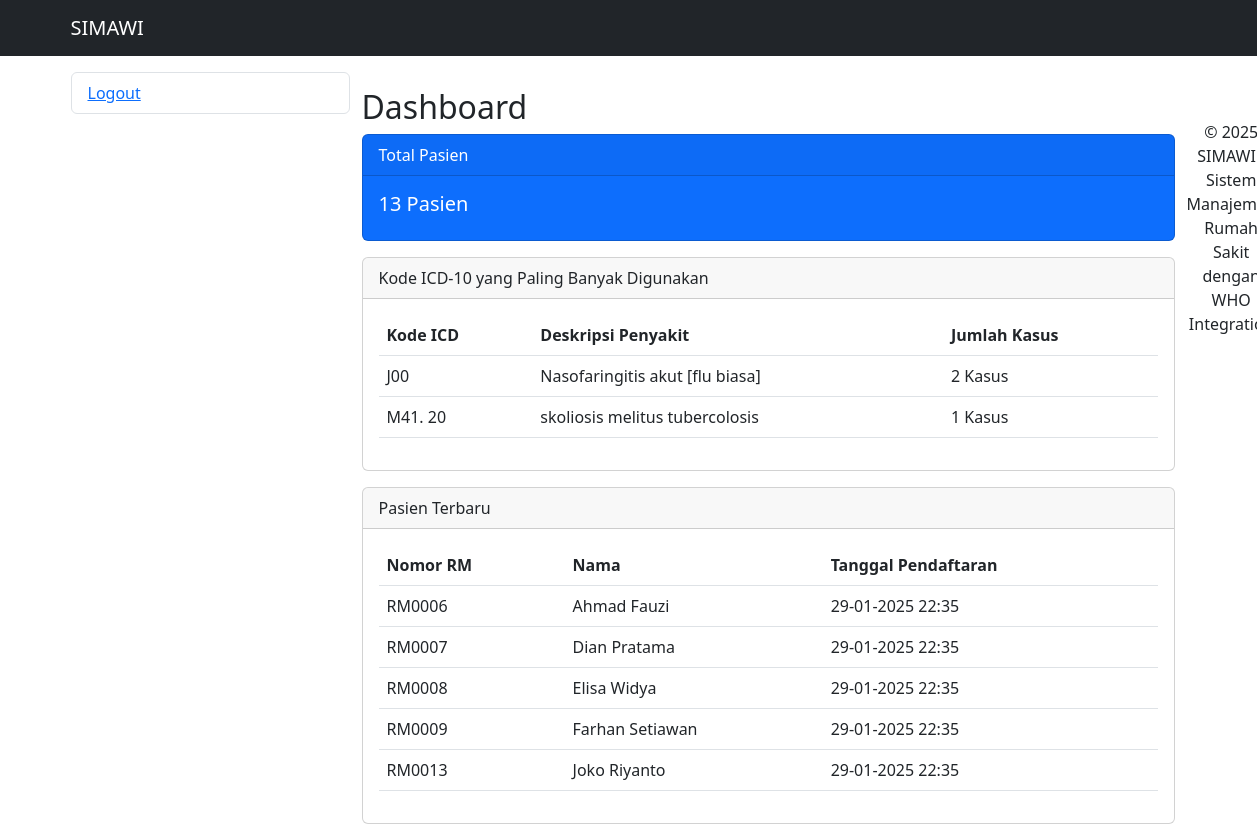
The page /index.php/dashboard on the database its author committed.
### tables this page shows
CREATE TABLE `patients` (
  `id` int(11) NOT NULL,
  `name` varchar(255) NOT NULL,
  `medical_record_number` varchar(50) NOT NULL,
  `age` int(11) NOT NULL,
  `gender` enum('male','female') NOT NULL,
  `created_at` timestamp NOT NULL DEFAULT current_timestamp(),
  `birth` int(11) NOT NULL,
  `nik` varchar(16) NOT NULL,
  `phone` varchar(15) NOT NULL,
  `address` text NOT NULL,
  `blood_type` enum('A','B','AB','O') NOT NULL,
  `weight` float NOT NULL,
  `height` float NOT NULL,
  `updated_at` timestamp NOT NULL DEFAULT current_timestamp() ON UPDATE current_timestamp(),
  `user_id` int(11) NOT NULL
);

### application/controllers/Dashboard.php (called while the page is built, shortened)
<?php
class Dashboard extends CI_Controller {
    public function __construct() {
        $this->load->model('Dashboard_model');
    }
    public function index() {
        $this->load->model('Dashboard_model');
        $data['total_patients'] = $this->Dashboard_model->get_total_patients();
        $data['recent_patients'] = $this->Dashboard_model->get_recent_patients();
        $data['top_icd_codes'] = $this->Dashboard_model->get_top_icd_codes();
        $this->load->view('admin/dashboard', $data);
    }
}

### index.php (called while the page is built, shortened)
<?php
require_once BASEPATH.'core/CodeIgniter.php';

### application/models/Dashboard_model.php (called while the page is built, shortened)
<?php
class Dashboard_model extends CI_Model {
    public function get_recent_patients() {
        $this->db->select('name, medical_record_number, created_at');
        $this->db->from('patients');
        $this->db->order_by('created_at', 'DESC');
        $this->db->limit(5);
        return $this->db->get()->result();
    }
    public function get_top_icd_codes() {
        $this->db->select('icd_code, MAX(icd_description) AS icd_description, COUNT(icd_code) as count');
        $this->db->from('medical_records');
        $this->db->where('icd_code IS NOT NULL');
        $this->db->group_by('icd_code');
        $this->db->order_by('count', 'DESC');
        $this->db->limit(5);
        return $this->db->get()->result();
    }
}

### application/views/admin/dashboard.php (the view)
<?php include('application/views/templates/header.php'); ?>
<?php include('application/views/templates/sidebar.php'); ?>
<div class="container mt-3">
    <h2>Dashboard</h2>
    <div class="card text-white bg-primary mb-3">
        <div class="card-header">Total Pasien</div>
        <div class="card-body">
            <h5 class="card-title"><?= $total_patients; ?> Pasien</h5>
        </div>
    </div>
    <div class="card mb-3">
    <div class="card-header">Kode ICD-10 yang Paling Banyak Digunakan</div>
    <div class="card-body">
        <table class="table">
            <thead>
                <tr>
                    <th>Kode ICD</th>
                    <th>Deskripsi Penyakit</th>
                    <th>Jumlah Kasus</th>
                </tr>
            </thead>
            <tbody>
                <?php foreach ($top_icd_codes as $icd): ?>
                <tr>
                    <td><?= $icd->icd_code; ?></td>
                    <td><?= $icd->icd_description ? $icd->icd_description : '-'; ?></td>
                    <td><?= $icd->count; ?> Kasus</td>
                </tr>
                <?php endforeach; ?>
            </tbody>
        </table>
    </div>
</div>
<div class="card mb-3">
    <div class="card-header">Pasien Terbaru</div>
    <div class="card-body">
        <table class="table">
            <thead>
                <tr>
                    <th>Nomor RM</th>
                    <th>Nama</th>
                    <th>Tanggal Pendaftaran</th>
                </tr>
            </thead>
            <tbody>
                <?php foreach ($recent_patients as $patient): ?>
                <tr>
                    <td><?= $patient->medical_record_number; ?></td>
                    <td><?= $patient->name; ?></td>
                    <td><?= date('d-m-Y H:i', strtotime($patient->created_at)); ?></td>
                </tr>
                <?php endforeach; ?>
            </tbody>
        </table>
    </div>
</div>
<?php include('application/views/templates/footer.php'); ?>

### application/views/templates/header.php (shortened to what this page needs)
<!DOCTYPE html>
<html lang="id">
<link rel="stylesheet" href="<?= base_url('public/assets/css/styles.css'); ?>">
<head>
    <link rel="stylesheet" href="https://cdn.jsdelivr.net/npm/bootstrap@5.3.0/dist/css/bootstrap.min.css">
</head>
<body>
<nav class="navbar navbar-expand-lg navbar-dark bg-dark">
    <div class="container">
        <a class="navbar-brand" href="<?= base_url('dashboard'); ?>">SIMAWI</a>
    </div>
</nav>
<div class="container mt-3">

### application/views/templates/sidebar.php (shortened to what this page needs)
<div class="d-flex">
    <div class="col-md-3">
        <ul class="list-group">
            <li class="list-group-item"><a href="<?= base_url('auth/logout'); ?>" onclick="confirmLogout(event)">Logout</a></li>
        </ul>
    </div>
    <div class="col-md-9">

### application/views/templates/footer.php (shortened to what this page needs)
</div>
</div>
<footer class="text-center mt-5">
    <p>&copy; <?= date('Y'); ?> SIMAWI - Sistem Manajemen Rumah Sakit dengan WHO Integration</p>
</footer>
</body>
</html>

### rows shown on the page
patients: medical_record_number "RM0006", name "Ahmad Fauzi", created_at "29-01-2025 22:35"
patients: medical_record_number "RM0007", name "Dian Pratama", created_at "29-01-2025 22:35"
patients: medical_record_number "RM0008", name "Elisa Widya", created_at "29-01-2025 22:35"
patients: medical_record_number "RM0009", name "Farhan Setiawan", created_at "29-01-2025 22:35"
patients: medical_record_number "RM0013", name "Joko Riyanto", created_at "29-01-2025 22:35"

### other values the page prints
$total_patients "13"
$icd->icd_code "J00"
$icd->icd_description "Nasofaringitis akut [flu biasa]"
$icd->count "2"
$icd->icd_code "M41. 20"
$icd->icd_description "skoliosis melitus tubercolosis"
$icd->count "1"
